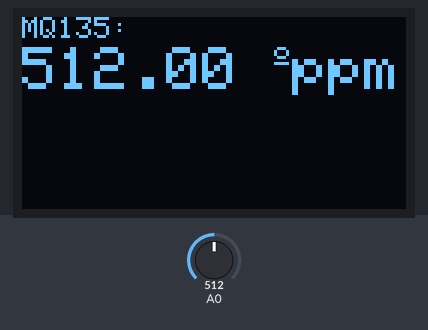
Simulated run of this sketch. Board: Arduino Uno, built with avr-gcc and run on an emulated ATmega328P. Parts: 128×64 one-colour display. Inputs (shaded band) come from the test bench; at power-on: A0 = 512. What the sketch prints to the serial monitor is not drawn.

Above: at 3.2 s.
3.3 s: A0 set to 716
At 4.0 s:
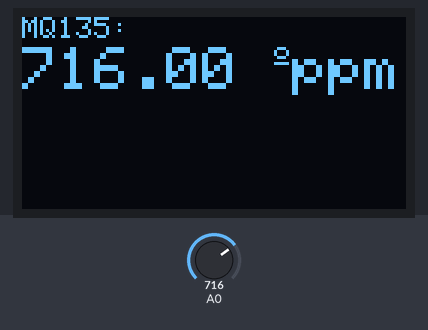
4.8 s: A0 set to 900
At 5.6 s:
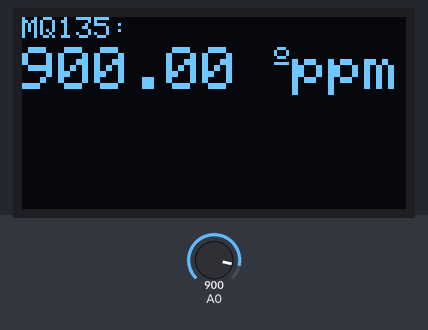
6.3 s: A0 set to 1023
At 7.5 s:
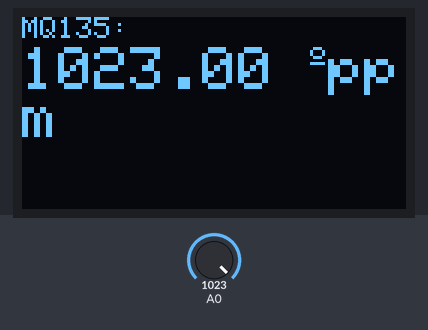
Timing chart, 0 to 9.3 s (numbered marks = the images above; inputs shaded):
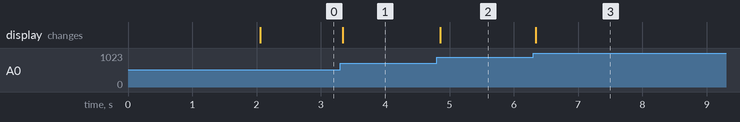

The sketch:

oledMQ135.ino
```cpp
#include <Wire.h>
#include <Adafruit_GFX.h>
#include <Adafruit_SSD1306.h>
#include <Adafruit_Sensor.h>

//D1 - SCK
//D2 - SDA

#define SCREEN_WIDTH 128 // OLED display width, in pixels
#define SCREEN_HEIGHT 64 // OLED display height, in pixels

// Declaration for an SSD1306 display connected to I2C (SDA, SCL pins)
Adafruit_SSD1306 display(SCREEN_WIDTH, SCREEN_HEIGHT, &Wire, -1);

void setup() {
  Serial.begin(115200);

  if(!display.begin(SSD1306_SWITCHCAPVCC, 0x3C)) {
    Serial.println(F("SSD1306 allocation failed"));
    for(;;);
  }
  delay(2000);
  display.clearDisplay();
  display.setTextColor(WHITE);
}

void loop() {

  float h = analogRead(A0);

  if (isnan(h)){
  Serial.println("Failed to read from MQ-5 sensor!");
  return;
  } else{
    Serial.println(h);
    }

  // clear display
  display.clearDisplay();

  // display temperature
  display.setTextSize(1);
  display.setCursor(0,0);
  display.print("MQ135: ");
  display.setTextSize(2);
  display.setCursor(0,10);
  display.print(h);
  display.print(" ");
  display.setTextSize(1);
  display.cp437(true);
  display.write(167);
  display.setTextSize(2);
  display.print("ppm");

  display.display();
}
```

Measured:
- after the input at 3.3 s, the display: changes at once (image 1)
- after the input at 4.8 s, the display: changes after 0.05 s (image 2)
- after the input at 6.3 s, the display: changes at once (image 3)
